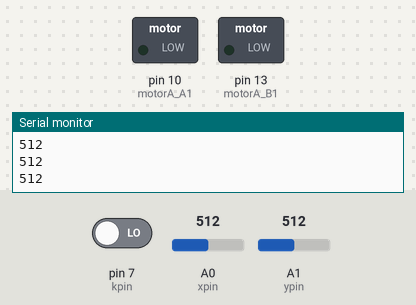
Simulated run of this sketch. Board: Arduino Uno, built with avr-gcc and run on an emulated ATmega328P. Parts: switched loads named in the sketch (green lamp = pin HIGH), the last lines printed to the serial monitor. The test bench sets the inputs (shaded band); at power-on: A1 (ypin) = 512, pin 7 (kpin) LOW, A0 (xpin) = 512.

Above: at 1.2 s.
1.3 s: A1 (ypin) set to 490
At 2.4 s:
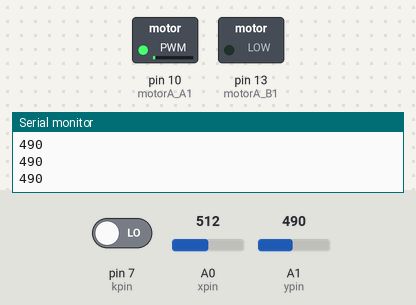
2.8 s: A1 (ypin) set to 306
At 3.6 s:
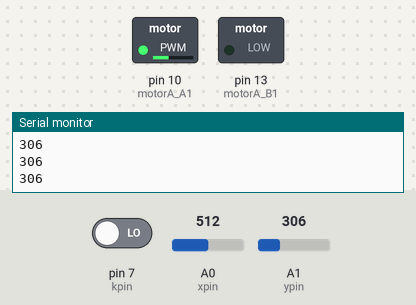
4.3 s: A1 (ypin) set to 122
At 4.7 s:
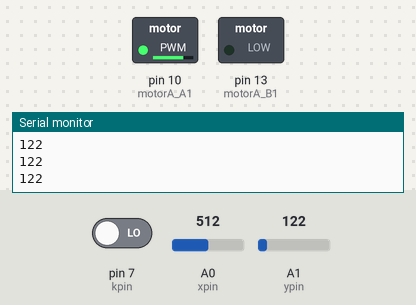
5.8 s: A1 (ypin) set to 0
At 7.0 s:
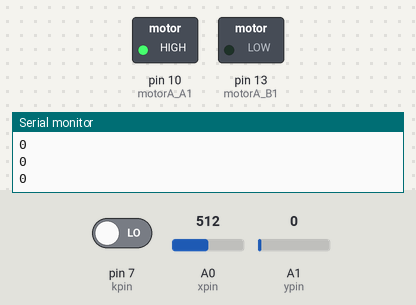
7.3 s: A1 (ypin) set to 900
At 8.2 s:
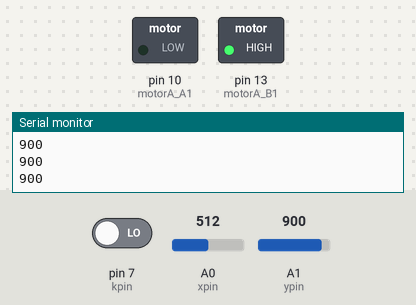
Timing chart, 0 to 9.8 s (numbered marks = the images above; inputs shaded):
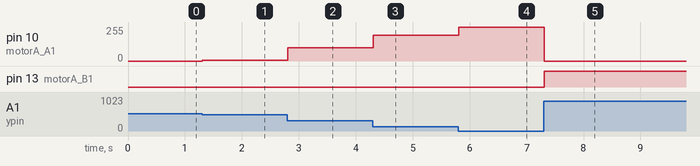

Measured:
- after the input at 1.3 s, pin 10 (motorA_A1): 0/255 → 5/255 at once
- after the input at 2.8 s, pin 10 (motorA_A1): 5/255 → 98/255 at once
- after the input at 4.3 s, pin 10 (motorA_A1): 98/255 → 192/255 at once
- after the input at 5.8 s, pin 10 (motorA_A1): 192/255 → 255/255 at once
- after the input at 7.3 s, pin 10 (motorA_A1): 255/255 → 0/255 at once; pin 13 (motorA_B1): LOW → HIGH at once

The sketch:

step3.ino
```cpp
int kpin = 7, xpin = A0, ypin = A1; //k(스위치) 7번핀, x는 A0핀, y는 A1핀
int motorA_A1 = 10, motorA_B1 = 13; //모터(정회전) 10번핀, 모터(역회전) 13번핀

void setup() {
  Serial.begin(9600);
  pinMode(kpin, INPUT); //k(스위치) 입력
  pinMode(motorA_A1, OUTPUT);
  pinMode(motorA_B1, OUTPUT); //모터(정회전, 역회전) 출력

}
void loop() {
  int swValue = digitalRead(kpin); //스위치 입력신호
  int xValue = analogRead(xpin); // x좌표값 입력신호
  int yValue = analogRead(ypin); //y좌표값 입력신호
  int f_spd, b_spd;
  Serial.println(yValue);
  if (yValue > 500 && yValue < 524) {
    f_spd = 0;
    b_spd = 0;
  } else if (yValue <= 500) { // 조이스틱을 오른쪽으로 움직였을 때
    f_spd = map(yValue, 500, 0, 0, 255); //y좌표의 범위(500~0)를 변환(0~255)
    b_spd = 0;
  } else { // 조이스틱을 왼쪽으로 움직였을 때
    f_spd = 0;
    b_spd = map(yValue, 524, 1023, 0, 255); ////y좌표의 범위(524~1023)를 변환(0~255)
  }
  analogWrite(motorA_A1, f_spd); //motor 정회전
  analogWrite(motorA_B1, b_spd); //motor 역회전
}
```
